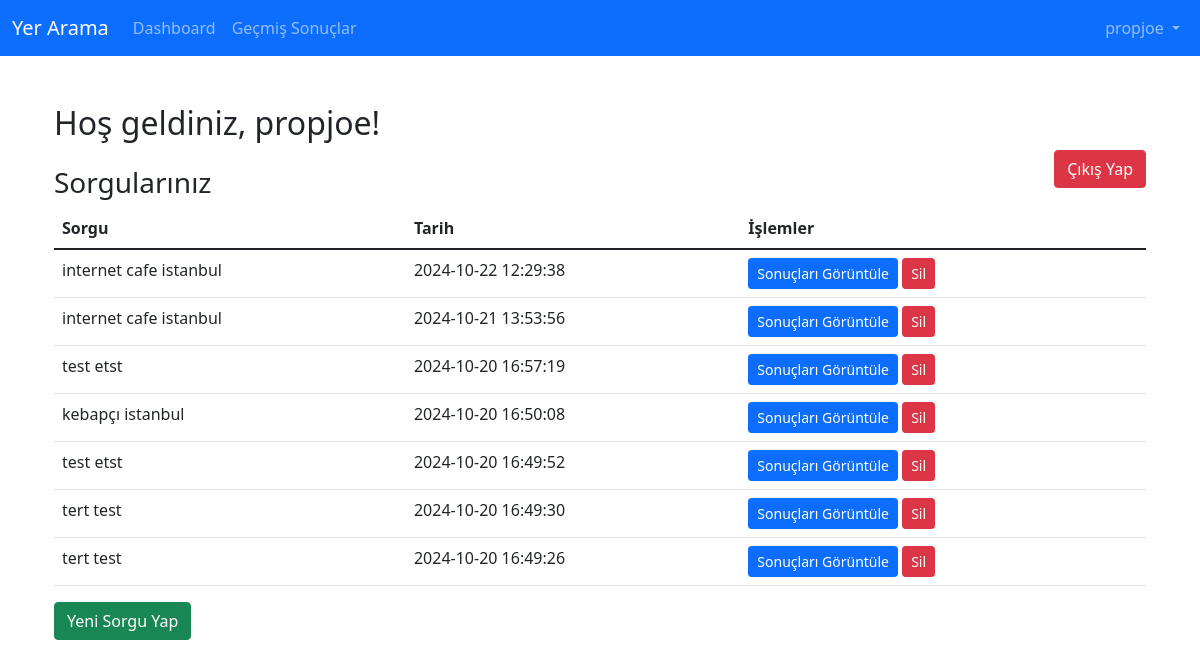
/dashboard.php (signed in), run on the app's committed database.
### tables this page shows
CREATE TABLE `queries` (
  `id` int NOT NULL,
  `user_id` int DEFAULT NULL,
  `query_text` text NOT NULL,
  `created_at` timestamp NULL DEFAULT CURRENT_TIMESTAMP
);

### dashboard.php (the view, shortened to what this page needs)
<?php
require_once 'config.php';
include 'header.php';
$user_id = $_SESSION['user_id'];
$username = $_SESSION['username'];
$sql = "SELECT * FROM queries WHERE user_id = ? ORDER BY created_at DESC";
$stmt = $conn->prepare($sql);
$stmt->bind_param("i", $user_id);
$stmt->execute();
$result = $stmt->get_result();
$queries = $result->fetch_all(MYSQLI_ASSOC);
?>
<!DOCTYPE html>
<html lang="tr">
<head>
    <link href="https://cdn.jsdelivr.net/npm/bootstrap@5.1.3/dist/css/bootstrap.min.css" rel="stylesheet">
</head>
<body>
    <div class="container">
        <div class="row mt-5">
            <div class="col-md-12">
                <h2>Hoş geldiniz, <?php echo htmlspecialchars($username); ?>!</h2>
                <a href="logout.php" class="btn btn-danger float-end">Çıkış Yap</a>
                <h3 class="mt-4">Sorgularınız</h3>
                <table class="table">
                    <thead>
                        <tr>
                            <th>Sorgu</th>
                            <th>Tarih</th>
                            <th>İşlemler</th>
                        </tr>
                    </thead>
                    <tbody>
                        <?php foreach ($queries as $query): ?>
                        <tr>
                            <td><?php echo htmlspecialchars($query['query_text']); ?></td>
                            <td><?php echo htmlspecialchars($query['created_at']); ?></td>
                            <td>
                                <a href="view_results.php?id=<?php echo $query['id']; ?>" class="btn btn-primary btn-sm">Sonuçları Görüntüle</a>
                                <a href="delete_query.php?id=<?php echo $query['id']; ?>" class="btn btn-danger btn-sm" onclick="return confirm('Bu sorguyu silmek istediğinizden emin misiniz?');">Sil</a>
                            </td>
                        </tr>
                        <?php endforeach; ?>
                    </tbody>
                </table>
                <a href="index.php" class="btn btn-success">Yeni Sorgu Yap</a>
            </div>
        </div>
    </div>
</body>
</html>

### header.php (shortened to what this page needs)
<?php
$username = $_SESSION['username'] ?? 'Kullanıcı';
?>
<!DOCTYPE html>
<html lang="tr">
<head>
    <link href="https://cdn.jsdelivr.net/npm/bootstrap@5.1.3/dist/css/bootstrap.min.css" rel="stylesheet">
</head>
<body>
    <header>
        <nav class="navbar navbar-expand-lg navbar-dark bg-primary">
            <div class="container-fluid">
                <a class="navbar-brand" href="index.php">Yer Arama</a>
                <div class="collapse navbar-collapse" id="navbarNav">
                    <ul class="navbar-nav me-auto">
                        <li class="nav-item">
                            <a class="nav-link" href="dashboard.php">Dashboard</a>
                        </li>
                        <li class="nav-item">
                            <a class="nav-link" href="history.php">Geçmiş Sonuçlar</a>
                        </li>
                    </ul>
                    <ul class="navbar-nav">
                        <li class="nav-item dropdown">
                            <a class="nav-link dropdown-toggle" href="#" id="navbarDropdown" role="button" data-bs-toggle="dropdown" aria-expanded="false">
                                <?php echo htmlspecialchars($username); ?>
                            </a>
                        </li>
                    </ul>
                </div>
            </div>
        </nav>
    </header>
    <main class="container mt-4">

### header.php (style rules this page uses)
.navbar-nav .nav-link { color: rgba(255,255,255,.75); }

### data on the page
queries: query_text "internet cafe istanbul", created_at "2024-10-22 12:29:38"
queries: query_text "internet cafe istanbul", created_at "2024-10-21 13:53:56"
queries: query_text "test etst", created_at "2024-10-20 16:57:19"
queries: query_text "kebapçı istanbul", created_at "2024-10-20 16:50:08"
queries: query_text "test etst", created_at "2024-10-20 16:49:52"
queries: query_text "tert test", created_at "2024-10-20 16:49:30"
queries: query_text "tert test", created_at "2024-10-20 16:49:26"

### other printed values
$username "propjoe"
